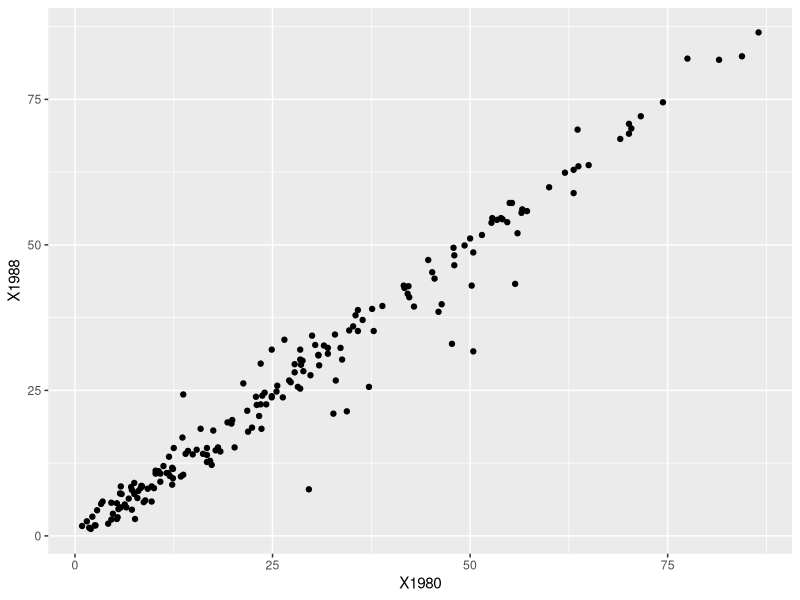
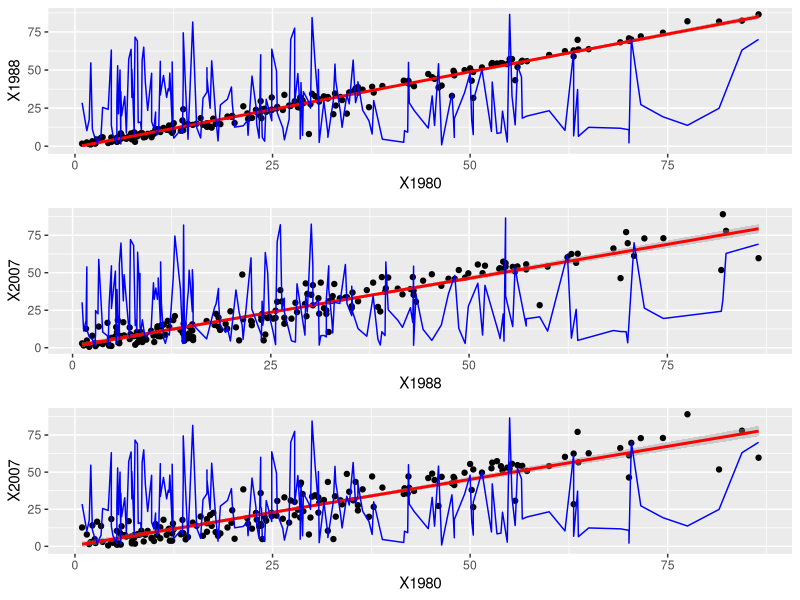
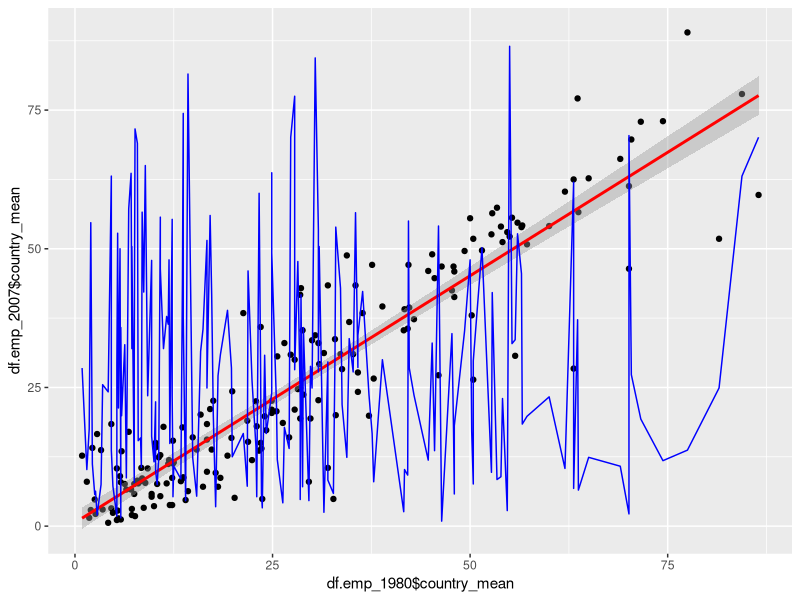

Reproduce these figures in R, in order.
## ---- chunk 1
library(ggplot2)
library(dplyr)
library(gridExtra)

setwd("~/projects/Classes/FoundationsOfDataScience_sliderule/github/UD651/L4")
df = read.csv ("indicator_t_above_65_labour_to_pop_percent_data_fixed.csv", header = TRUE)

head(df)
## ---- chunk 2
ggplot(aes(x = X1980, y = X1988), data = df) +
  geom_point()
## ---- chunk 3
p1 = ggplot(aes(x = X1980, y = X1988), data = df) +
  geom_point() +
  geom_smooth(method="lm", color = "red") +
  geom_line(y = df$X1980, color= "blue")

p2 = ggplot(aes(x = X1988, y = X2007), data = df) +
  geom_point() +
  geom_smooth(method="lm", color = "red") +
  geom_line(y = df$X1988, color= "blue")

p3 = ggplot(aes(x = X1980, y = X2007), data = df) +
  geom_point() +
  geom_smooth(method="lm", color = "red") +
  geom_line(y = df$X1980, color= "blue")

grid.arrange(p1, p2, p3, ncol = 1)

## ---- chunk 4
df2 <- df
df2$Country <- NULL

country_groups <- group_by(df, Country)
df.emp_1980 <- summarize(country_groups, 
        country_mean = mean(X1980),
        country_median = median(X1980),
        n = n())
df.emp_1980 <- arrange(df.emp_1980, Country)

df.emp_2007 <- summarize(country_groups, 
        country_mean = mean(X2007),
        country_median = median(X2007),
        n = n())
df.emp_2007 <- arrange(df.emp_2007, Country)

ggplot(aes(x = df.emp_1980$country_mean, y = df.emp_2007$country_mean), data = df) +
  geom_point() +
  geom_smooth(method="lm", color = "red") +
  geom_line(y = df.emp_1980$country_mean, color= "blue")

## ---- chunk 5
years = c(
  "X1980",
  "X1981",
  "X1982",
  "X1983",
  "X1984",
  "X1985",
  "X1986",
  "X1987",
  "X1988",
  "X1989",
  "X1990",
  "X1991",
  "X1992",
  "X1993",
  "X1994",
  "X1995",
  "X1996",
  "X1997",
  "X1998",
  "X1999",
  "X2000",
  "X2001",
  "X2002",
  "X2003",
  "X2004",
  "X2005",
  "X2006",
  "X2007"
  )
